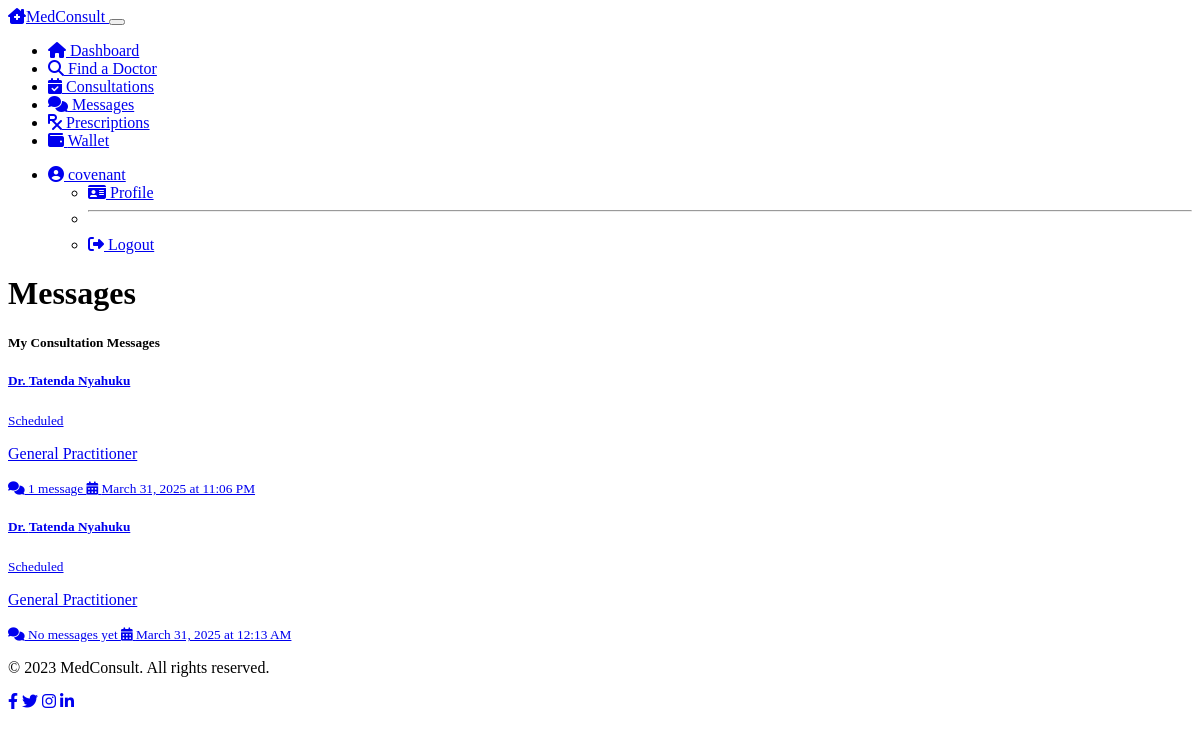
The page /patient/messages (signed in) on the database its author committed.
### models.py (models this page shows, shortened)
class User(UserMixin, db.Model):
    __tablename__ = 'users'
    id = db.Column(db.Integer, primary_key=True)
    email = db.Column(db.String(120), unique=True, nullable=False)
    username = db.Column(db.String(64), nullable=False)
    password_hash = db.Column(db.String(256), nullable=False)
    role = db.Column(db.String(20), nullable=False)  # 'patient', 'doctor', 'admin'
    created_at = db.Column(db.DateTime, default=datetime.utcnow)
    patient = db.relationship('Patient', backref='user', uselist=False, lazy=True)
    doctor = db.relationship('Doctor', backref='user', uselist=False, lazy=True)

class Consultation(db.Model):
    __tablename__ = 'consultations'
    id = db.Column(db.Integer, primary_key=True)
    patient_id = db.Column(db.Integer, db.ForeignKey('patients.id'), nullable=False)
    doctor_id = db.Column(db.Integer, db.ForeignKey('doctors.id'), nullable=False)
    status = db.Column(db.String(50), default='requested')  # requested, accepted, rejected, completed, cancelled
    proposed_fee = db.Column(db.Float, nullable=False)
    final_fee = db.Column(db.Float, nullable=True)
    scheduled_time = db.Column(db.DateTime, nullable=True)
    created_at = db.Column(db.DateTime, default=datetime.utcnow)
    completed_at = db.Column(db.DateTime, nullable=True)
    messages = db.relationship('Message', backref='consultation', lazy=True)
    prescriptions = db.relationship('Prescription', backref='consultation', lazy=True)

class Doctor(db.Model):
    __tablename__ = 'doctors'
    id = db.Column(db.Integer, primary_key=True)
    user_id = db.Column(db.Integer, db.ForeignKey('users.id'), nullable=False)
    first_name = db.Column(db.String(50), nullable=False)
    last_name = db.Column(db.String(50), nullable=False)
    specialty = db.Column(db.String(100), nullable=False)
    license_number = db.Column(db.String(50), nullable=False)
    qualifications = db.Column(db.Text, nullable=True)
    min_fee = db.Column(db.Float, nullable=False)
    max_fee = db.Column(db.Float, nullable=False)
    is_verified = db.Column(db.Boolean, default=False)
    consultations = db.relationship('Consultation', backref='doctor', lazy=True)

### routes.py (the view)
@app.route('/patient/messages')
@login_required
@patient_required
def patient_messages():
    consultations = Consultation.query.filter_by(
        patient_id=current_user.patient.id
    ).filter(Consultation.status.in_(['accepted', 'completed'])).all()
    return render_template('patient/messages.html',
                          title='Messages',
                          consultations=consultations)

### models.py (called while the page is built)
@login_manager.user_loader
def load_user(user_id):
    user = User.query.get(int(user_id))
    if user:
        return user
    return None

### routes.py (called while the page is built)
def patient_required(f):
    @wraps(f)
    def decorated_function(*args, **kwargs):
        if not current_user.is_authenticated or current_user.role != 'patient':
            flash('Access denied: Patient access required', 'danger')
            return redirect(url_for('login'))
        return f(*args, **kwargs)
    return decorated_function

### templates/patient/messages.html (shortened to what this page needs)
{% extends "layout.html" %}
{% block content %}
<div class="row mb-4">
    <div class="col-12">
        <h1 class="mb-4">Messages</h1>
        <div class="card bg-dark text-light">
            <div class="card-header">
                <h5 class="mb-0">My Consultation Messages</h5>
            </div>
            <div class="card-body">
                {% if consultations %}
                    <div class="list-group">
                        {% for consultation in consultations %}
                            <a href="{{ url_for('patient_consultation_messages', consultation_id=consultation.id) }}" class="list-group-item list-group-item-action bg-dark text-light">
                                <div class="d-flex w-100 justify-content-between">
                                    <h5 class="mb-1">Dr. {{ consultation.doctor.first_name }} {{ consultation.doctor.last_name }}</h5>
                                    <small>
                                        {% if consultation.status == 'accepted' %}
                                            <span class="badge bg-primary">Scheduled</span>
                                        {% elif consultation.status == 'completed' %}
                                            <span class="badge bg-success">Completed</span>
                                        {% endif %}
                                    </small>
                                </div>
                                <p class="mb-1">{{ consultation.doctor.specialty }}</p>
                                {% set message_count = consultation.messages|length %}
                                <small>
                                    <i class="fas fa-comments me-1"></i>
                                    {% if message_count > 0 %}
                                        {{ message_count }} message{{ 's' if message_count > 1 }}
                                    {% else %}
                                        No messages yet
                                    {% endif %}
                                </small>
                                {% if consultation.scheduled_time %}
                                    <small class="ms-3">
                                        <i class="fas fa-calendar-alt me-1"></i>
                                        {{ consultation.scheduled_time.strftime('%B %d, %Y at %I:%M %p') }}
                                    </small>
                                {% endif %}
                            </a>
                        {% endfor %}
                    </div>
                {% else %}
                    <div class="alert alert-info">
                        <i class="fas fa-info-circle me-2"></i>
                        You don't have any consultations with messages yet.
                    </div>
                {% endif %}
            </div>
        </div>
    </div>
</div>
{% endblock %}

### templates/patient/navbar.html (shortened to what this page needs)
<nav class="navbar navbar-expand-lg navbar-dark bg-dark">
    <div class="container">
        <a class="navbar-brand" href="{{ url_for('patient_dashboard') }}">
            <i class="fas fa-clinic-medical me-2"></i>MedConsult
        </a>
        <button class="navbar-toggler" type="button" data-bs-toggle="collapse" data-bs-target="#navbarPatient" aria-controls="navbarPatient" aria-expanded="false" aria-label="Toggle navigation">
        </button>
        <div class="collapse navbar-collapse" id="navbarPatient">
            <ul class="navbar-nav me-auto">
                <li class="nav-item">
                    <a class="nav-link {% if request.path == url_for('patient_dashboard') %}active{% endif %}" href="{{ url_for('patient_dashboard') }}">
                        <i class="fas fa-home me-1"></i> Dashboard
                    </a>
                </li>
                <li class="nav-item">
                    <a class="nav-link {% if request.path == url_for('find_doctor') %}active{% endif %}" href="{{ url_for('find_doctor') }}">
                        <i class="fas fa-search me-1"></i> Find a Doctor
                    </a>
                </li>
                <li class="nav-item">
                    <a class="nav-link {% if request.path == url_for('patient_consultations') %}active{% endif %}" href="{{ url_for('patient_consultations') }}">
                        <i class="fas fa-calendar-check me-1"></i> Consultations
                    </a>
                </li>
                <li class="nav-item">
                    <a class="nav-link {% if request.path == url_for('patient_messages') %}active{% endif %}" href="{{ url_for('patient_messages') }}">
                        <i class="fas fa-comments me-1"></i> Messages
                    </a>
                </li>
                <li class="nav-item">
                    <a class="nav-link {% if request.path == url_for('patient_prescriptions') %}active{% endif %}" href="{{ url_for('patient_prescriptions') }}">
                        <i class="fas fa-prescription me-1"></i> Prescriptions
                    </a>
                </li>
                <li class="nav-item">
                    <a class="nav-link {% if request.path == url_for('patient_wallet') %}active{% endif %}" href="{{ url_for('patient_wallet') }}">
                        <i class="fas fa-wallet me-1"></i> Wallet
                    </a>
                </li>
            </ul>
            <ul class="navbar-nav">
                <li class="nav-item dropdown">
                    <a class="nav-link dropdown-toggle" href="#" id="navbarDropdown" role="button" data-bs-toggle="dropdown" aria-expanded="false">
                        <i class="fas fa-user-circle me-1"></i> {{ current_user.username }}
                    </a>
                    <ul class="dropdown-menu dropdown-menu-end" aria-labelledby="navbarDropdown">
                        <li>
                            <a class="dropdown-item {% if request.path == url_for('patient_profile') %}active{% endif %}" href="{{ url_for('patient_profile') }}">
                                <i class="fas fa-id-card me-2"></i> Profile
                            </a>
                        </li>
                        <li><hr class="dropdown-divider"></li>
                        <li>
                            <a class="dropdown-item" href="{{ url_for('logout') }}">
                                <i class="fas fa-sign-out-alt me-2"></i> Logout
                            </a>
                        </li>
                    </ul>
                </li>
            </ul>
        </div>
    </div>
</nav>

### rows shown on the page
User: username "covenant"
Consultation: doctor.first_name "Tatenda", doctor.last_name "Nyahuku", status "Scheduled", doctor.specialty "General Practitioner", message_count "1", scheduled_time "March 31, 2025 at 11:06 PM"
Consultation: doctor.first_name "Tatenda", doctor.last_name "Nyahuku", status "Scheduled", doctor.specialty "General Practitioner", shows "No messages yet", scheduled_time "March 31, 2025 at 12:13 AM"
